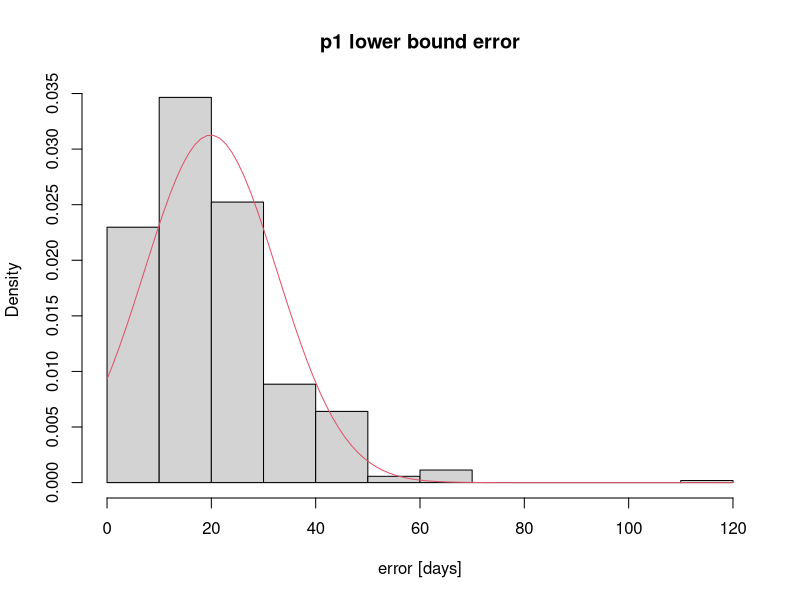
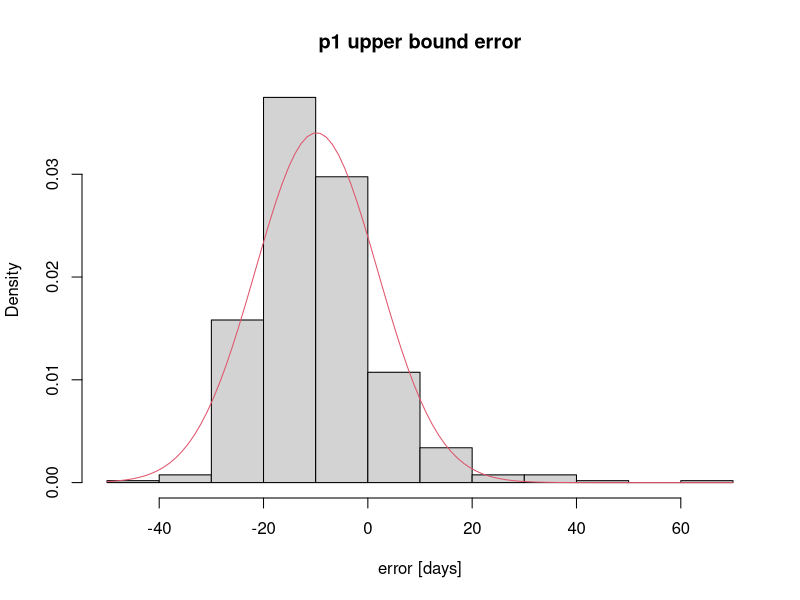
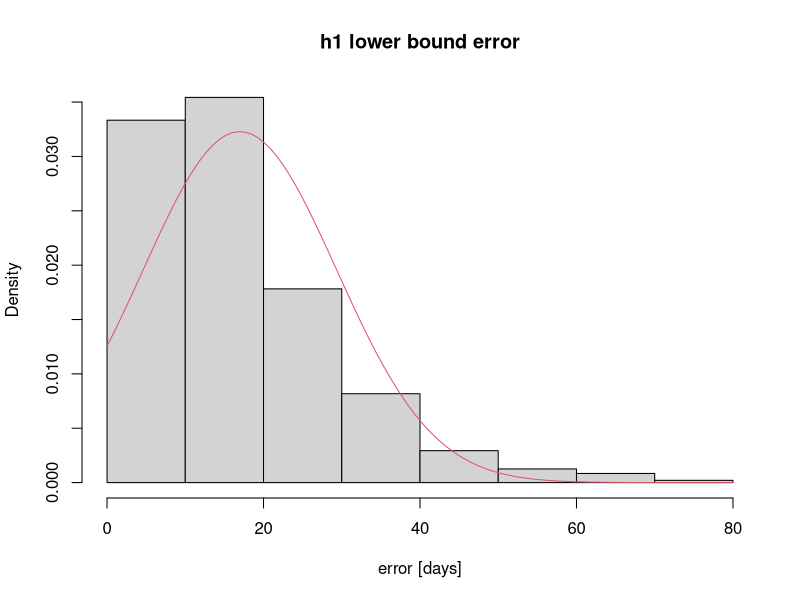
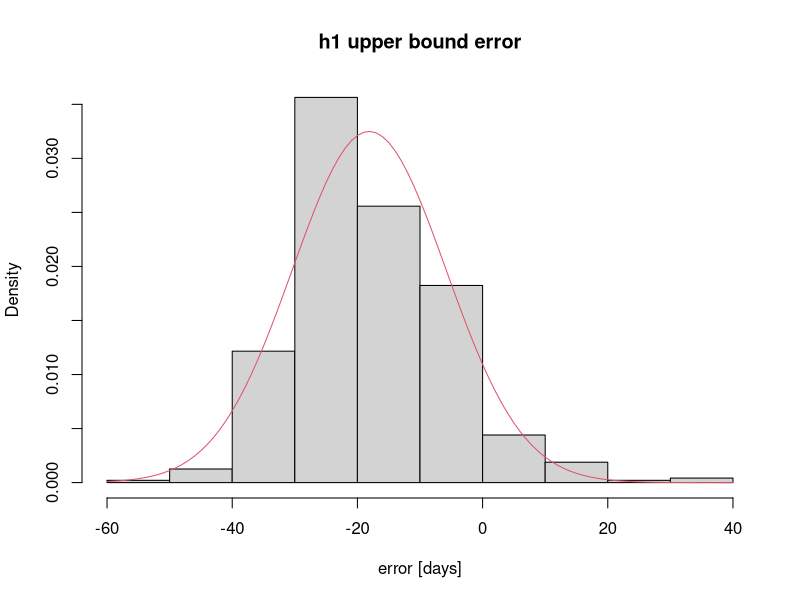
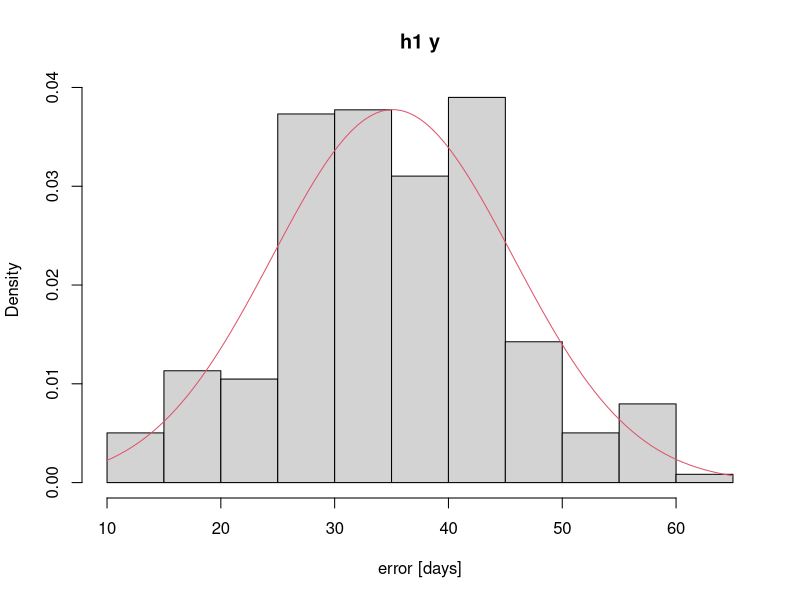
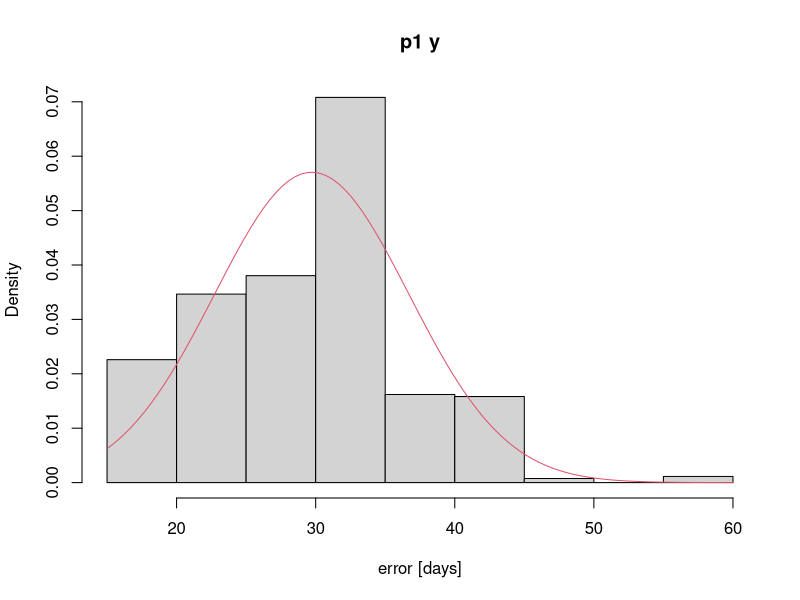
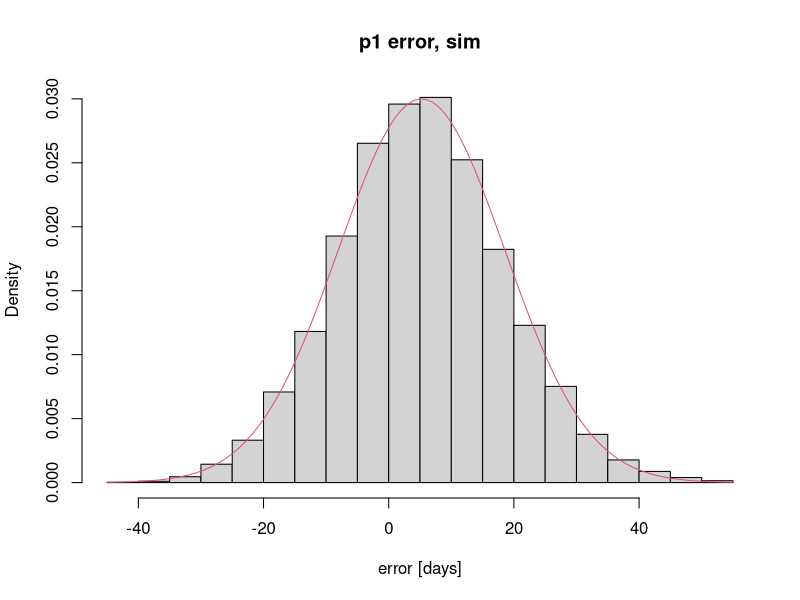
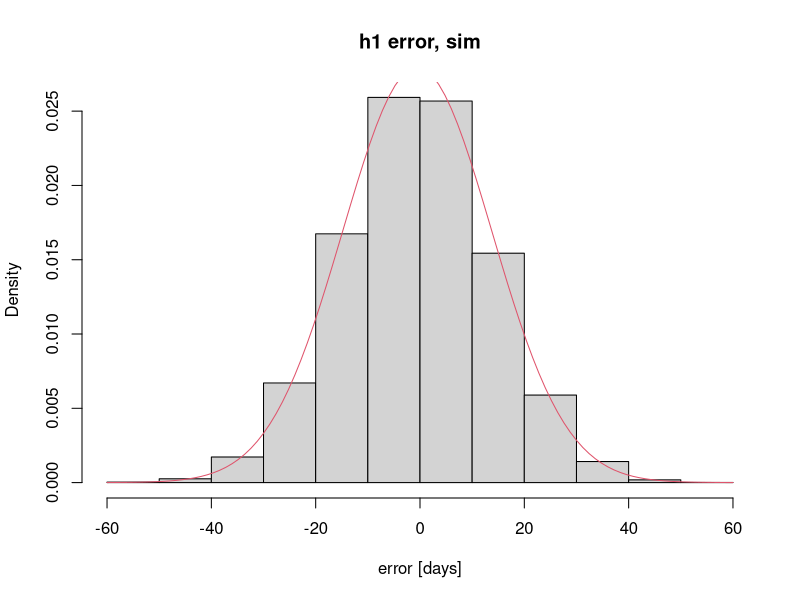

Source code (R) for these figures, in order:
## ---- chunk 1

library(MASS)

p1_errors <- read.csv('p1_error_toBootstrap.csv')
h1_errors <- read.csv('h1_error_toBootstrap.csv')

p1_y <- p1_errors$p1_lowerBoundError - p1_errors$p1_upperBoundError
h1_y <- h1_errors$h1_lowerBoundError - h1_errors$h1_upperBoundError

# fit to normal distribution and plot
fit_p1_lowerBound <- fitdistr(p1_errors$p1_lowerBoundError, "normal")
para_p1_lowerBound <- fit_p1_lowerBound$estimate
hist(p1_errors$p1_lowerBoundError, prob = TRUE, main = "p1 lower bound error", xlab = 'error [days]')
curve(dnorm(x, para_p1_lowerBound[1], para_p1_lowerBound[2]), col = 2, add = TRUE)

fit_p1_upperBound <- fitdistr(p1_errors$p1_upperBoundError, "normal")
para_p1_upperBound <- fit_p1_upperBound$estimate
hist(p1_errors$p1_upperBoundError, prob = TRUE, main = "p1 upper bound error", xlab = 'error [days]')
curve(dnorm(x, para_p1_upperBound[1], para_p1_upperBound[2]), col = 2, add = TRUE)

fit_h1_lowerBound <- fitdistr(h1_errors$h1_lowerBoundError, "normal")
para_h1_lowerBound <- fit_h1_lowerBound$estimate
hist(h1_errors$h1_lowerBoundError, prob = TRUE, main = "h1 lower bound error", xlab = 'error [days]')
curve(dnorm(x, para_h1_lowerBound[1], para_h1_lowerBound[2]), col = 2, add = TRUE)

fit_h1_upperBound <- fitdistr(h1_errors$h1_upperBoundError, "normal")
para_h1_upperBound <- fit_h1_upperBound$estimate
hist(h1_errors$h1_upperBoundError, prob = TRUE, main = "h1 upper bound error", xlab = 'error [days]')
curve(dnorm(x, para_h1_upperBound[1], para_h1_upperBound[2]), col = 2, add = TRUE)

fit_h1_y <- fitdistr(h1_y, "normal")
para_h1_y <- fit_h1_y$estimate
hist(h1_y, prob = TRUE, main = "h1 y", xlab = 'error [days]')
curve(dnorm(x, para_h1_y[1], para_h1_y[2]), col = 2, add = TRUE)

fit_p1_y <- fitdistr(p1_y, "normal")
para_p1_y <- fit_p1_y$estimate
hist(p1_y, prob = TRUE, main = "p1 y", xlab = 'error [days]')
curve(dnorm(x, para_p1_y[1], para_p1_y[2]), col = 2, add = TRUE)

## ---- chunk 2
# let's generate realizations of alpha and beta values
niter <- 10000
a_p1_pred <- numeric(niter)
b_p1_pred <- numeric(niter)
a_h1_pred <- numeric(niter)
b_h1_pred <- numeric(niter)
error_p1_pred <- numeric(niter)
error_h1_pred <- numeric(niter)

for (i in 1:niter){ 
	a_p1_pred[i] <- rnorm(1, mean = para_p1_upperBound['mean'], sd = para_p1_upperBound['sd'])
	b_p1_pred[i] <- rnorm(1, mean = para_p1_lowerBound['mean'], sd = para_p1_lowerBound['sd'])
	a_h1_pred[i] <- rnorm(1, mean = para_h1_upperBound['mean'], sd = para_h1_upperBound['sd'])
	b_h1_pred[i] <- rnorm(1, mean = para_h1_lowerBound['mean'], sd = para_h1_lowerBound['sd'])
}

# let's generate realizations of epsilon values
for (i in 1:niter){ 
  error_p1_pred[i] <- runif(1, min = a_p1_pred[i], max = b_p1_pred[i])
  error_h1_pred[i] <- runif(1, min = a_h1_pred[i], max = b_h1_pred[i])
}

# get rid of NaN values (happens if a > b, in about 5% of cases)
error_p1_pred <- error_p1_pred[!is.na(error_p1_pred)]
error_h1_pred <- error_h1_pred[!is.na(error_h1_pred)]

# then you can evaluate the distribution of error_p1_pred, etc
#error_p1 <- density(error_p1_pred, kernel = c("gaussian"), na.rm = TRUE)

fit_error_p1_pred <- fitdistr(error_p1_pred, "normal")
para_error_p1_pred <- fit_error_p1_pred$estimate
hist(error_p1_pred, prob = TRUE, main = "p1 error, sim", xlab = 'error [days]')
curve(dnorm(x, para_error_p1_pred[1], para_error_p1_pred[2]), col = 2, add = TRUE)

fit_error_h1_pred <- fitdistr(error_h1_pred, "normal")
para_error_h1_pred <- fit_error_h1_pred$estimate
hist(error_h1_pred, prob = TRUE, main = "h1 error, sim", xlab = 'error [days]')
curve(dnorm(x, para_error_h1_pred[1], para_error_h1_pred[2]), col = 2, add = TRUE)

plant_error_mean_sim <- para_error_p1_pred[1]
plant_error_sd_sim <- para_error_p1_pred[2]
harvest_error_mean_sim <- para_error_h1_pred[1]
harvest_error_sd_sim <- para_error_h1_pred[2]

print(paste('plant pixel error', plant_error_mean_sim, '+/-', plant_error_sd_sim))
print(paste('harvest pixel error', harvest_error_mean_sim, '+/-', harvest_error_sd_sim))

## ---- chunk 3
library(fBasics) # for Heaviside fcn
library(dplyr)

# vectors of a and y over which to integrate, and vector of x over which to calculate p(x)
as <- seq(-100, 100, 10)
bs <- seq(-100, 100, 10)
ys <- seq(0.1, 100, 10)
xs <- seq(-50, 200, 10)

# given value of a (upper bound), find p(a)
p_a <- function(a, plant_or_harv) {
  
  if (plant_or_harv == 'plant') {
    fitted_mean <- para_p1_upperBound[1]
    fitted_sd <- para_p1_upperBound[2]
  }
  
  else if (plant_or_harv == 'harvest') {
    fitted_mean <- para_h1_upperBound[1]
    fitted_sd <- para_h1_upperBound[2]
  }
  return(pnorm(a, mean = fitted_mean, sd = fitted_sd))
}

# given value of b (lower bound), find p(b)
p_b <- function(b, plant_or_harv) {
  
  if (plant_or_harv == 'plant') {
    fitted_mean <- para_p1_lowerBound[1]
    fitted_sd <- para_p1_lowerBound[2]
  }
  
  else if (plant_or_harv == 'harvest') {
    fitted_mean <- para_h1_lowerBound[1]
    fitted_sd <- para_h1_lowerBound[2]
  }
  return(pnorm(b, mean = fitted_mean, sd = fitted_sd))
}

# given value of y (b - a or lower bound - upper bound), find p(y)
p_y <- function(y, plant_or_harv) {
  
  if (plant_or_harv == 'plant') {
    fitted_mean <- para_p1_y[1]
    fitted_sd <- para_p1_y[2]
  }
  
  else if (plant_or_harv == 'harvest') {
    fitted_mean <- para_h1_y[1]
    fitted_sd <- para_h1_y[2]
  }
  return(pnorm(y, mean = fitted_mean, sd = fitted_sd))
}

# given value of x, return the value of the double integral
calc_integral <- function(x, plant_or_harv, as, ys) {
  
  # initialize matrix to hold the argument of the integrals
  num_as <- length(as)
  num_ys <- length(ys)
  result_matrix <- matrix(nrow = num_as, ncol = num_ys)
  
  for (a_index in 1:num_as) {
    for (y_index in 1:num_ys) {
      
      a <- as[a_index]
      y <- ys[y_index]
      
      prob_a <- p_a(a, plant_or_harv)
      prob_y <- p_y(y, plant_or_harv)
      
      H_a <- Heaviside(x, a = a)
      H_b <- Heaviside(x, a = (y + a))
      result <- prob_a*prob_y*(H_a - H_b)/y
      
      result_matrix[a_index, y_index] <- result
      
    }
  }
  
  return(sum(result_matrix))
}

# given value of x, return the value of the double integral. DOESN'T GIVE A RESULT THAT'S FITTABLE WITH NLS()
calc_integral_2 <- function(x, plant_or_harv, as, bs) {
  
  # initialize matrix to hold the argument of the integrals
  num_as <- length(as)
  num_bs <- length(bs)
  result_matrix <- matrix(nrow = num_as, ncol = num_bs)
  
  for (a_index in 1:num_as) {
    for (b_index in 1:num_bs) {
      
      a <- as[a_index]
      b <- bs[b_index]
      
      prob_a <- p_a(a, plant_or_harv)
      prob_b <- p_b(b, plant_or_harv)
      
      H_a <- Heaviside(x, a = a)
      H_b <- Heaviside(x, a = b)
      result <- prob_a*prob_b*(H_a - H_b)/(b - a)
      
      result_matrix[a_index, b_index] <- result
      
    }
  }
  
  return(sum(result_matrix))
}

# calculate p(x) - use either calc_integral or calc_integral_2
#prob_x_plant <- sapply(xs, calc_integral_2, plant_or_harv = 'plant', as = as, bs = bs)
#prob_x_harv <- sapply(xs, calc_integral_2, plant_or_harv = 'harvest', as = as, bs = bs)

prob_x_plant <- sapply(xs, calc_integral, plant_or_harv = 'plant', as = as, ys = ys)
prob_x_harv <- sapply(xs, calc_integral, plant_or_harv = 'harvest', as = as, ys = ys)


# fit p(x) to its own distribution (mean and sd) using nls()


plant_error_data <- data.frame(error=xs, density=prob_x_plant)
res <- nls( density ~ k*exp(-1/2*(error-mu)^2/sigma^2), start=c(mu=60,sigma=30,k=1) , data = plant_error_data,  control = nls.control(maxiter = 500))
plant_error_params <- summary(res)$parameters[,"Estimate"]
plant_error_mean_fullCalc <- plant_error_params[1]
plant_error_sd_fullCalc <- plant_error_params[2]
plant_error_scale_fullCalc <- plant_error_params[3]
plot(xs, prob_x_plant, main = 'p(error) for planting, fullCalc', xlab = 'error', ylab = 'density')
plot(function(x) plant_error_scale_fullCalc*exp(-1/2*(x-plant_error_mean_fullCalc)^2/plant_error_sd_fullCalc^2),col=2,add=T,xlim=range(plant_error_data$error))



harvest_error_data <- data.frame(error=xs, density=prob_x_harv)
res <- nls( density ~ k*exp(-1/2*(error-mu)^2/sigma^2), start=c(mu=60,sigma=30,k=1) , data = harvest_error_data,  control = nls.control(maxiter = 500))
harvest_error_params <- summary(res)$parameters[,"Estimate"]
harvest_error_mean_fullCalc <- harvest_error_params[1]
harvest_error_sd_fullCalc <- harvest_error_params[2]
harvest_error_scale_fullCalc <- harvest_error_params[3]
plot(xs, prob_x_harv, main = 'p(error) for harvest, fullCalc', xlab = 'error', ylab = 'density')
plot(function(x) harvest_error_scale_fullCalc*exp(-1/2*(x-harvest_error_mean_fullCalc)^2/harvest_error_sd_fullCalc^2),col=2,add=T,xlim=range(plant_error_data$error))

print(c('plant error mean', plant_error_mean_fullCalc))
print(c('plant error sd', plant_error_sd_fullCalc))

print(c('harvest error mean', harvest_error_mean_fullCalc))
print(c('harvest error sd', harvest_error_sd_fullCalc))

## ---- chunk 4

# set up 50km x 50km cells, initialize with 10,000 'pixels'

prop_agri = 0.09 # proportion of the cell that is agriculture. in 2004, it was 0.07; in 2014, it was 0.11. calculated by GEE file LandCover/MapbiomasAgriCover

prop_SC = 15410/(15410 + 71581 + 3636) # proportion of training pts that are SC in 2007
prop_DC = 71581/(15410 + 71581 + 3636) # proportion of training pts that are DC in 2007
prop_nonsoy = 3636/(15410 + 71581 + 3636) # proportion of training pts that are nonsoy in 2007

total_pixels = 50000*50000/(500*500) # total number of 500m pixels in 50km cell

# calculate the number of each 
agri_pixels = total_pixels*prop_agri
SC_pixels = round(total_pixels*prop_agri*prop_SC)
DC_pixels = round(total_pixels*prop_agri*prop_DC)
nonsoy_pixels = round(total_pixels*prop_agri*prop_nonsoy)

# actual case (this is 'known' based on the ladn cover dataset)
actual_case = c(rep(0, SC_pixels), rep(1, DC_pixels), rep(2, nonsoy_pixels))

# generate a classified case

# start by calculating the indices of the falsely classified pixels, this can be used to index actual_case
wrong_SC <- sample(1:SC_pixels, 0.41*SC_pixels, replace=F)
wrong_DC <- sample((SC_pixels+1):(SC_pixels + DC_pixels), 0.14*DC_pixels, replace=F)
wrong_nonsoy <- sample((SC_pixels+DC_pixels+1):length(actual_case), 0.34*nonsoy_pixels, replace=F)

# calculate proportion of wrongly calculated pixels that are 'actually' which class
frac_wrong_SC_actual_DC = 301/(301+9)
frac_wrong_DC_actual_SC = 548/(548 + 128)
frac_wrong_nonsoy_actual_SC = 3/(3 + 53)

# of the falsely classified pixels, calculate the indices of the 'actual' classes
wrong_SC_actual_DC = sample(wrong_SC, frac_wrong_SC_actual_DC*length(wrong_SC), replace=F)
wrong_SC_actual_nonsoy = unique(wrong_SC[! wrong_SC %in%  wrong_SC_actual_DC])
wrong_DC_actual_SC = sample(wrong_DC, frac_wrong_DC_actual_SC*length(wrong_DC), replace = F)
wrong_DC_actual_nonsoy = unique(wrong_DC[! wrong_DC %in%  wrong_DC_actual_SC])
wrong_nonsoy_actual_SC = sample(wrong_nonsoy, frac_wrong_nonsoy_actual_SC*length(wrong_nonsoy), replace = F)
wrong_nonsoy_actual_DC = unique(wrong_nonsoy[! wrong_nonsoy %in%  wrong_nonsoy_actual_SC])

# for above, generate Two nested random choices: randomly choose the pixels whose land cover is 'falsely classified'; proportion is 100 - 59 % for SC (301/total wrongly predicted SC pts become DC; 9/total wrongly predicted SC pts become nonsoy agri); 100 - 86 % of DC must change (548/total wrongly predicted DC pts becomes SC, 128/total wrongly predicted DC pts becomes nonsoy agri); 100 - 66% of nonsoy agri must change (3/total wrongly predicted nonsoy pts becomes SC; 53/total wrongly predicted nonsoy pts becomes DC). total DC pts comes from confusion matrix.

# create one 'predicted/erroneous' set of pixels
classified_case <- actual_case # start with classified case = actual case, then replace the erroneous pixels


classified_case[wrong_SC_actual_DC] <- 1
classified_case[wrong_SC_actual_nonsoy] <- 2
classified_case[wrong_DC_actual_SC] <- 0
classified_case[wrong_DC_actual_nonsoy] <- 2
classified_case[wrong_nonsoy_actual_SC] <- 0
classified_case[wrong_nonsoy_actual_DC] <- 1


## ---- chunk 5


set.seed(124)

# given a land cover and plant/harvest, randomly generate planting and harvest pixel-level errors and take the median to simulate the error at 50km scale
calc_median_date <- function(agri_pixels, land_cover, plant_or_harv, plant_error_mean, plant_error_sd, harvest_error_mean, harvest_error_sd) {
  if (plant_or_harv == 'plant') {
    error_mean <- plant_error_mean
    error_sd <- plant_error_sd
  }
  
  else if (plant_or_harv == 'harvest') {
    error_mean <- harvest_error_mean
    error_sd <- harvest_error_sd
  }
  
  pixel_errors <- rnorm(agri_pixels, error_mean, error_sd)
  SC_median_error <- pixel_errors[land_cover == 0] %>% median
  DC_median_error <- pixel_errors[land_cover == 1] %>% median
  soy_median_error <- pixel_errors[land_cover <= 1] %>% median
  
  median_errors <- c(SC_median_error, DC_median_error, soy_median_error)
  names(median_errors) <- c('SC', 'DC', 'soy')
  
  return(median_errors)
}

# given the number of sims to do, calculate median timing for actual and classified land covers

calc_land_cover_error <- function(nsims, agri_pixels, actual_case, classified_case, plant_or_harv, plant_error_mean, plant_error_sd, harvest_error_mean, harvest_error_sd) {
  SC_diffs <- numeric(nsims)
  DC_diffs <- numeric(nsims)
  soy_diffs <- numeric(nsims)
  
  for (sim in 1:nsims) {
    actual_medians <- calc_median_date(agri_pixels, actual_case, plant_or_harv, plant_error_mean, plant_error_sd, harvest_error_mean, harvest_error_sd)
    classified_medians <- calc_median_date(agri_pixels, classified_case, plant_or_harv, plant_error_mean, plant_error_sd, harvest_error_mean, harvest_error_sd)
    
    SC_diffs[sim] <- actual_medians['SC'] - classified_medians['SC']
    DC_diffs[sim] <- actual_medians['DC'] - classified_medians['DC']
    soy_diffs[sim] <- actual_medians['soy'] - classified_medians['soy']
  }
  
  diffs <- data.frame(SC = SC_diffs, DC = DC_diffs, soy = soy_diffs)
  
  return(diffs)
}

# calculate difference in median dates between the two cases
harvest_lc_error_fullCalc <- calc_land_cover_error(500, agri_pixels, actual_case, classified_case, 'harvest', plant_error_mean_fullCalc, plant_error_sd_fullCalc, harvest_error_mean_fullCalc, harvest_error_sd_fullCalc)

plant_lc_error_fullCalc <- calc_land_cover_error(500, agri_pixels, actual_case, classified_case, 'plant', plant_error_mean_fullCalc, plant_error_sd_fullCalc, harvest_error_mean_fullCalc, harvest_error_sd_fullCalc)

harvest_lc_error_sim <- calc_land_cover_error(500, agri_pixels, actual_case, classified_case, 'harvest', plant_error_mean_sim, plant_error_sd_sim, harvest_error_mean_sim, harvest_error_sd_sim)

plant_lc_error_sim <- calc_land_cover_error(500, agri_pixels, actual_case, classified_case, 'plant', plant_error_mean_sim, plant_error_sd_sim, harvest_error_mean_sim, harvest_error_sd_sim)

hist(plant_lc_error_fullCalc$SC, main = 'SC plant lc error fullCalc')
hist(plant_lc_error_fullCalc$DC, main = 'DC plant lc error fullCalc')
hist(plant_lc_error_fullCalc$soy, main = 'soy plant lc error fullCalc')

hist(harvest_lc_error_fullCalc$SC, main = 'SC harvest lc error fullCalc')
hist(harvest_lc_error_fullCalc$DC, main = 'DC harvest lc error fullCalc')
hist(harvest_lc_error_fullCalc$soy, main = 'soy harvest lc error fullCalc')

hist(plant_lc_error_sim$SC, main = 'SC plant lc error sim')
hist(plant_lc_error_sim$DC, main = 'DC plant lc error sim')
hist(plant_lc_error_sim$soy, main = 'soy plant lc error sim')

hist(harvest_lc_error_sim$SC, main = 'SC harvest lc error sim')
hist(harvest_lc_error_sim$DC, main = 'DC harvest lc error sim')
hist(harvest_lc_error_sim$soy, main = 'soy harvest lc error sim')

# find mean and sd of land cover error
plant_lc_error_SC_mean_fullCalc <- max(mean(plant_lc_error_fullCalc$SC), 0)
plant_lc_error_DC_mean_fullCalc <- max(mean(plant_lc_error_fullCalc$DC), 0)
plant_lc_error_soy_mean_fullCalc <- max(mean(plant_lc_error_fullCalc$soy), 0)

plant_lc_error_SC_sd_fullCalc <- sd(plant_lc_error_fullCalc$SC)
plant_lc_error_DC_sd_fullCalc <- sd(plant_lc_error_fullCalc$DC)
plant_lc_error_soy_sd_fullCalc <- sd(plant_lc_error_fullCalc$soy)

harvest_lc_error_SC_mean_fullCalc <- max(mean(harvest_lc_error_fullCalc$SC), 0)
harvest_lc_error_DC_mean_fullCalc <- max(mean(harvest_lc_error_fullCalc$DC), 0)
harvest_lc_error_soy_mean_fullCalc <- max(mean(harvest_lc_error_fullCalc$soy), 0)

harvest_lc_error_SC_sd_fullCalc <- sd(harvest_lc_error_fullCalc$SC)
harvest_lc_error_DC_sd_fullCalc <- sd(harvest_lc_error_fullCalc$DC)
harvest_lc_error_soy_sd_fullCalc <- sd(harvest_lc_error_fullCalc$soy)

plant_lc_error_SC_mean_sim <- max(mean(plant_lc_error_sim$SC), 0)
plant_lc_error_DC_mean_sim <- max(mean(plant_lc_error_sim$DC), 0)
plant_lc_error_soy_mean_sim <- max(mean(plant_lc_error_sim$soy), 0)

plant_lc_error_SC_sd_sim <- sd(plant_lc_error_sim$SC)
plant_lc_error_DC_sd_sim <- sd(plant_lc_error_sim$DC)
plant_lc_error_soy_sd_sim <- sd(plant_lc_error_sim$soy)

harvest_lc_error_SC_mean_sim <- max(mean(harvest_lc_error_sim$SC), 0)
harvest_lc_error_DC_mean_sim <- max(mean(harvest_lc_error_sim$DC), 0)
harvest_lc_error_soy_mean_sim <- max(mean(harvest_lc_error_sim$soy), 0)

harvest_lc_error_SC_sd_sim <- sd(harvest_lc_error_sim$SC)
harvest_lc_error_DC_sd_sim <- sd(harvest_lc_error_sim$DC)
harvest_lc_error_soy_sd_sim <- sd(harvest_lc_error_sim$soy)
## ---- chunk 6

print_total_errors <- function(pixel_plant_mean, pixel_plant_sd, pixel_harvest_mean, pixel_harvest_sd,
                               lc_plant_SC_mean, lc_plant_DC_mean, lc_plant_soy_mean,
                               lc_plant_SC_sd, lc_plant_DC_sd, lc_plant_soy_sd,
                               lc_harvest_SC_mean, lc_harvest_DC_mean, lc_harvest_soy_mean,
                               lc_harvest_SC_sd, lc_harvest_DC_sd, lc_harvest_soy_sd,
                               typeOfCalc) {
  
  total_plant_SC_error_mean <- pixel_plant_mean + lc_plant_SC_mean
  total_plant_DC_error_mean <- pixel_plant_mean + lc_plant_DC_mean
  total_plant_soy_error_mean <- pixel_plant_mean + lc_plant_soy_mean
  
  total_plant_SC_error_sd <- pixel_plant_sd + lc_plant_SC_sd
  total_plant_DC_error_sd <- pixel_plant_sd + lc_plant_DC_sd
  total_plant_soy_error_sd <- pixel_plant_sd + lc_plant_soy_sd
  
  total_harvest_SC_error_mean <- pixel_harvest_mean + lc_harvest_SC_mean
  total_harvest_DC_error_mean <- pixel_harvest_mean + lc_harvest_DC_mean
  total_harvest_soy_error_mean <- pixel_harvest_mean + lc_harvest_soy_mean
  
  total_harvest_SC_error_sd <- pixel_harvest_sd + lc_harvest_SC_sd
  total_harvest_DC_error_sd <- pixel_harvest_sd + lc_harvest_DC_sd
  total_harvest_soy_error_sd <- pixel_harvest_sd + lc_harvest_soy_sd
  
  # print out the errors
  print(typeOfCalc)
  print(paste(typeOfCalc, 'plant SC error:', total_plant_SC_error_mean, '+/-', total_plant_SC_error_sd, 'days'))
  print(paste(typeOfCalc, 'harvest SC error:', total_harvest_SC_error_mean, '+/-', total_harvest_SC_error_sd, 'days'))
  
  print(paste(typeOfCalc, 'plant DC error:', total_plant_DC_error_mean, '+/-', total_plant_DC_error_sd, 'days'))
  print(paste(typeOfCalc, 'harvest DC error:', total_harvest_DC_error_mean, '+/-', total_harvest_DC_error_sd, 'days'))
  
  print(paste(typeOfCalc, 'plant soy error:', total_plant_soy_error_mean, '+/-', total_plant_soy_error_sd, 'days'))
  print(paste(typeOfCalc, 'harvest soy error:', total_harvest_soy_error_mean, '+/-', total_harvest_soy_error_sd, 'days'))
}

print_total_errors(plant_error_mean_fullCalc, plant_error_sd_fullCalc, harvest_error_mean_fullCalc, harvest_error_sd_fullCalc,
                   plant_lc_error_SC_mean_fullCalc, plant_lc_error_DC_mean_fullCalc, plant_lc_error_soy_mean_fullCalc,
                   plant_lc_error_SC_sd_fullCalc, plant_lc_error_DC_sd_fullCalc, plant_lc_error_soy_sd_fullCalc,
                   harvest_lc_error_SC_mean_fullCalc, harvest_lc_error_DC_mean_fullCalc, harvest_lc_error_soy_mean_fullCalc,
                   harvest_lc_error_SC_sd_fullCalc, harvest_lc_error_DC_sd_fullCalc, harvest_lc_error_soy_sd_fullCalc,
                   "fullCalc")

print_total_errors(plant_error_mean_sim, plant_error_sd_sim, harvest_error_mean_sim, harvest_error_sd_sim,
                   plant_lc_error_SC_mean_sim, plant_lc_error_DC_mean_sim, plant_lc_error_soy_mean_sim,
                   plant_lc_error_SC_sd_sim, plant_lc_error_DC_sd_sim, plant_lc_error_soy_sd_sim,
                   harvest_lc_error_SC_mean_sim, harvest_lc_error_DC_mean_sim, harvest_lc_error_soy_mean_sim,
                   harvest_lc_error_SC_sd_sim, harvest_lc_error_DC_sd_sim, harvest_lc_error_soy_sd_sim,
                   "sim")
